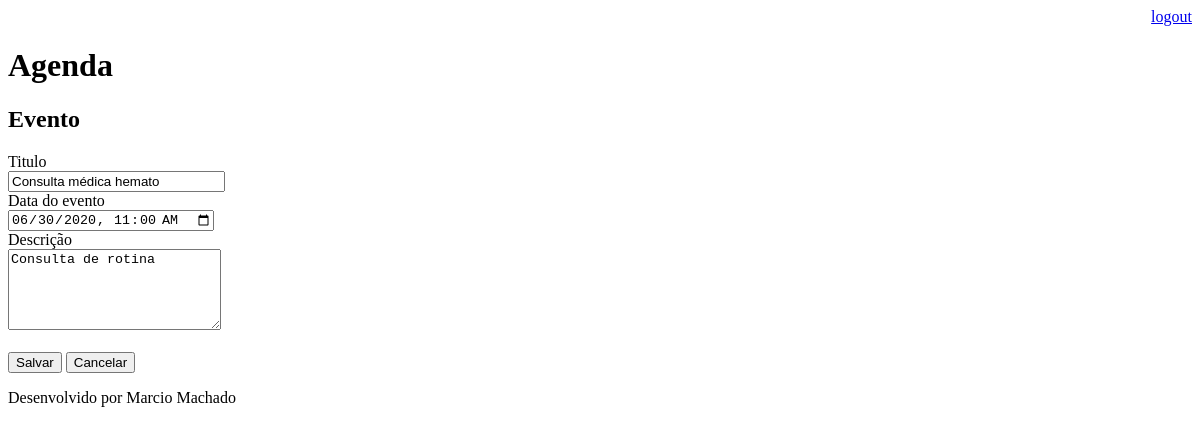
Before: /agenda/evento/?id=2 (signed in) with the older database file.
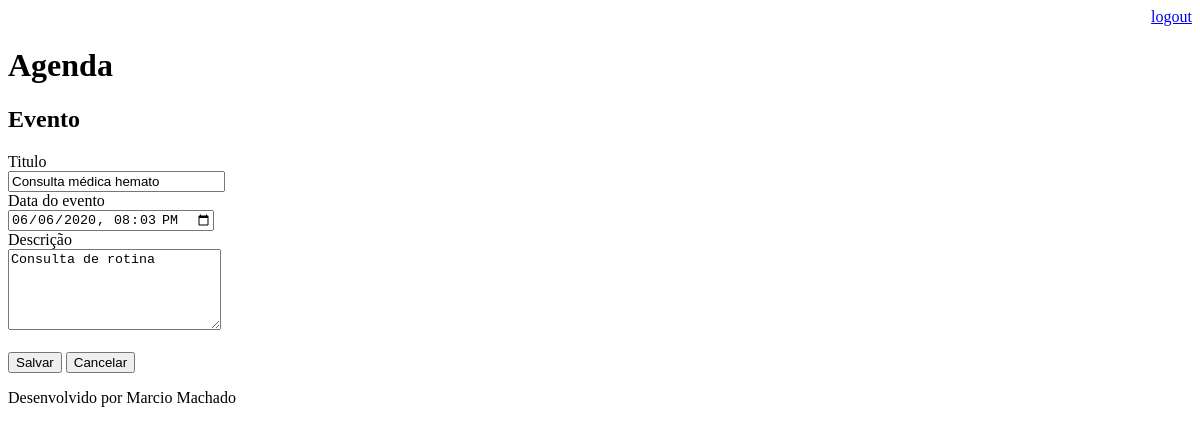
After: the same page with the newer database file.
### core/models.py (models this page shows, shortened)
class Evento(models.Model):
    titulo = models.CharField(max_length=100)
    descricao = models.TextField(blank=True, null=True)
    data_evento = models.DateTimeField(verbose_name='Data do Evento')
    data_criacao = models.DateTimeField(auto_now=True)
    usuarios = models.ForeignKey(User, on_delete=models.CASCADE)
    class Meta:
        db_table = 'evento'
    def get_data_input_evento(self):
        return self.data_evento.strftime('%Y-%m-%dT%H:%M')

### core/views.py (the view)
# urls.py: path('agenda/evento/', views.evento),
@login_required(login_url='/login/')
def evento(request):
    id_evento = request.GET.get('id')
    dados = {}
    if id_evento:
        dados['evento'] = Evento.objects.get(id=id_evento)
    return render(request, 'evento.html', dados)

### templates/evento.html (shortened to what this page needs)
{% extends "model-page.html" %}
{% block content %}
<h2>Evento</h2>
<form action="submit" method="POST">{% csrf_token %}
    <label>Titulo</label>
    <br>
    <input type="text" name="titulo" size="24" value="{{ evento.titulo }}">
    <br>
    <label>Data do evento</label>
    <br>
    <input type="datetime-local" name="data_evento" value="{{ evento.get_data_input_evento }}">
    <br>
    <label>Descrição</label>
    <br>
    <textarea name="descricao" rows="5" cols="24">{{ evento.descricao }}</textarea>
    <br><br>
    <button type="submit">Salvar</button>
    <a href="/">
        <button type="button">Cancelar</button>
    </a>
</form>
{% endblock %}

Changed rows visible on the page:
changed Evento "Consulta médica hemato": data_evento "06/30/2020 11:00" → "06/06/2020 20:03"
